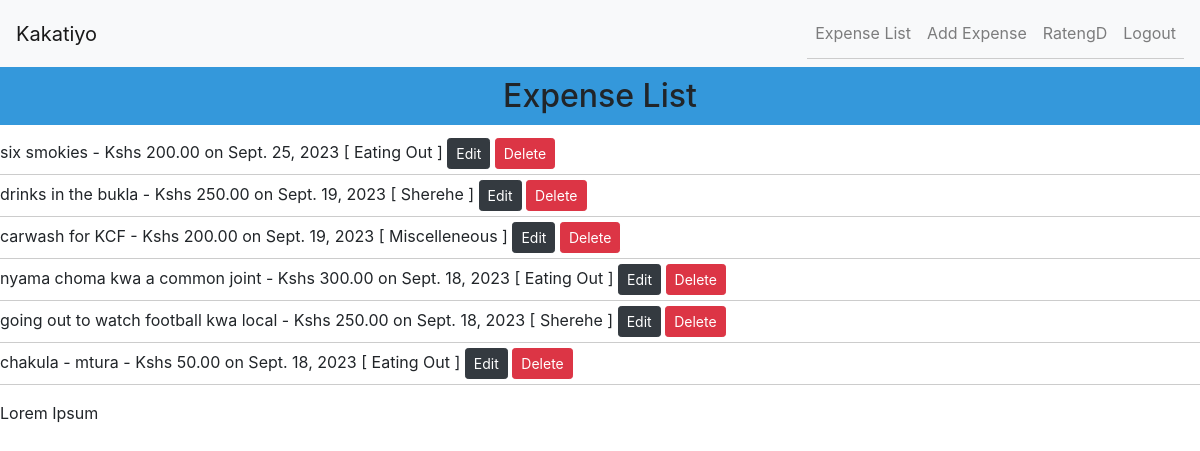
/expense/ (signed in), run on an earlier commit of the app's database.
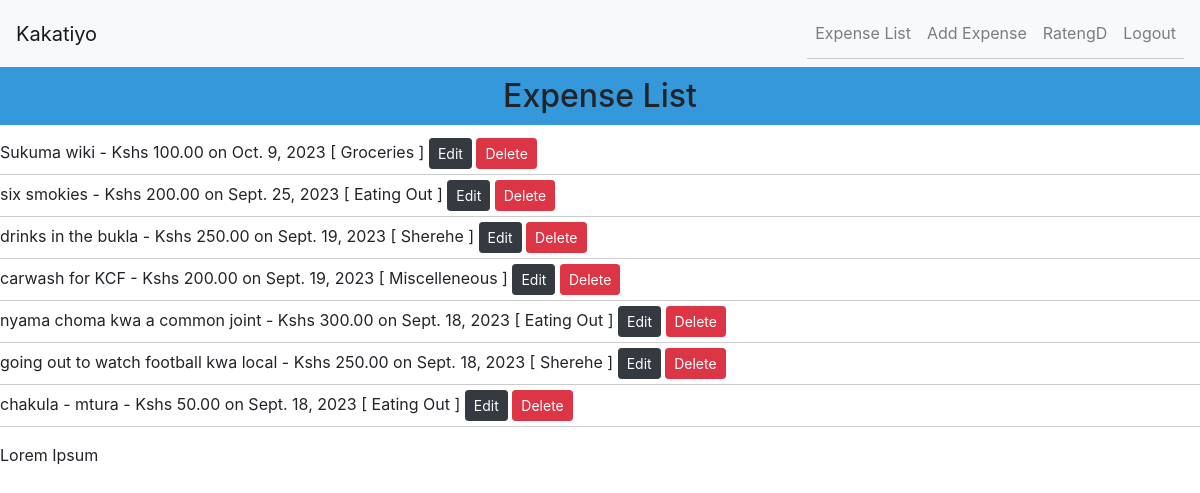
And on a later commit of the database.
### tracker/models.py (models this page shows, shortened)
class Expense(models.Model):
    user = models.ForeignKey(User, on_delete=models.CASCADE)
    date = models.DateField()
    description = models.CharField(max_length=200)
    amount = models.DecimalField(max_digits=10, decimal_places=2)
    category = models.ForeignKey(
        Category, on_delete=models.SET_NULL, null=True, blank=True)

class Category(models.Model):
    name = models.CharField(max_length=100)
    def __str__(self):
        return self.name

### tracker/views.py (the view)
# urls.py: path('expense/', expense_list, name="expense_list"),
@login_required
def expense_list(request):
    expenses = Expense.objects.filter(user=request.user).order_by('-date')
    return render(request, 'tracker/expense_list.html', {'expenses': expenses})

### tracker/templates/tracker/expense_list.html
{% extends 'base.html' %} {% block content %}
<h2>Expense List</h2>
<ul>
	{% for expense in expenses %}
	<li>
		{{ expense.description }} - Kshs {{ expense.amount }} on {{ expense.date }}
		[ {{ expense.category }} ]
		{% if user.is_authenticated %}
		<a href="{% url 'edit_expense' expense.id %}" class="btn btn-dark btn-sm"
			>Edit</a
		>
		<a
			href="{% url 'delete_expense' expense.id %}"
			class="btn btn-danger btn-sm"
			>Delete</a
		>
		{% endif %}
	</li>
	{% endfor %}
</ul>
<p>Lorem Ipsum</p>
{% endblock content %}

What changed in the data, as far as the page shows it:
added Expense: description "Sukuma wiki", amount "100.00", date "Oct. 9, 2023", category "Groceries"
